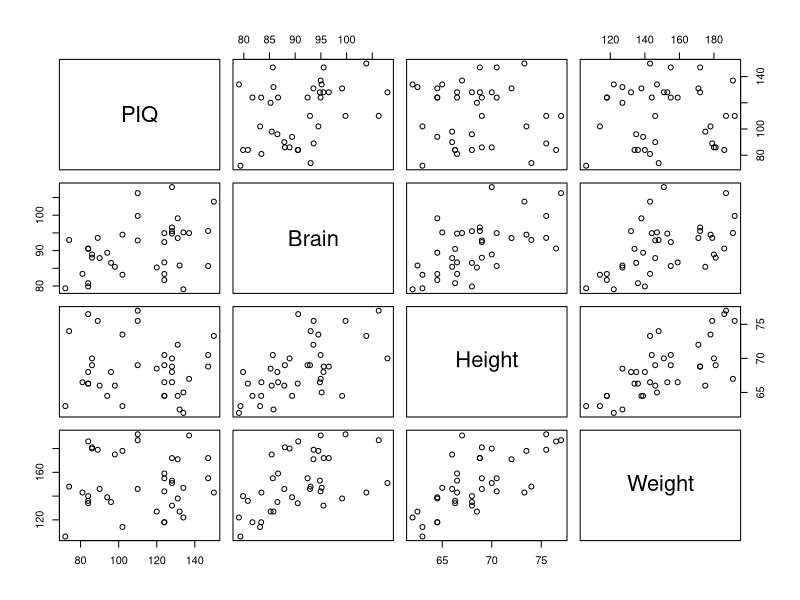
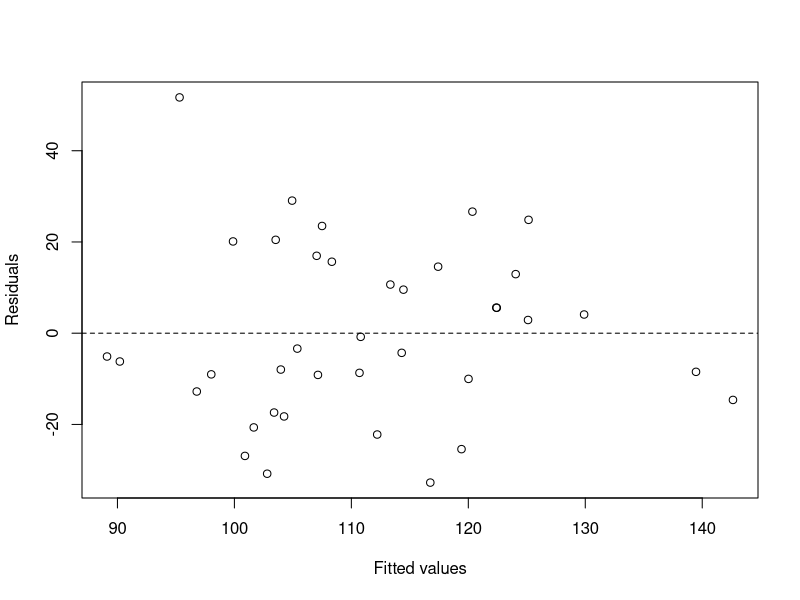
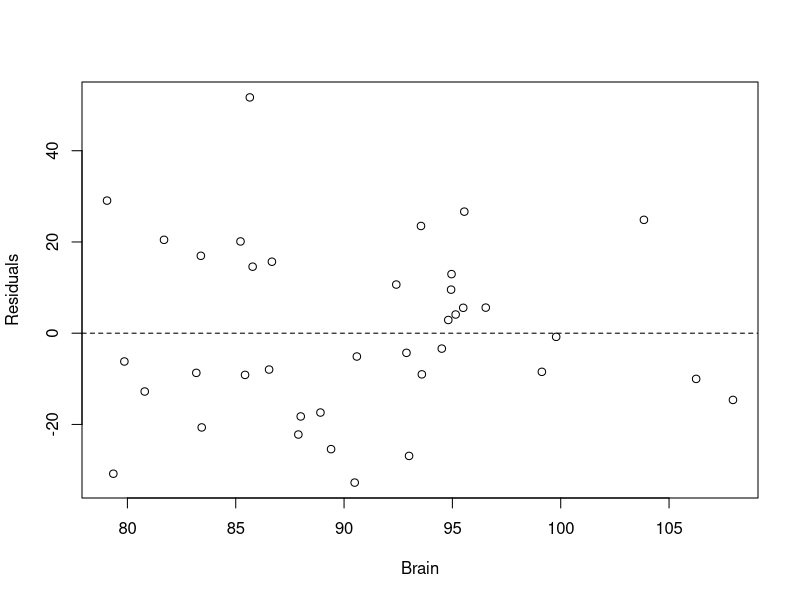
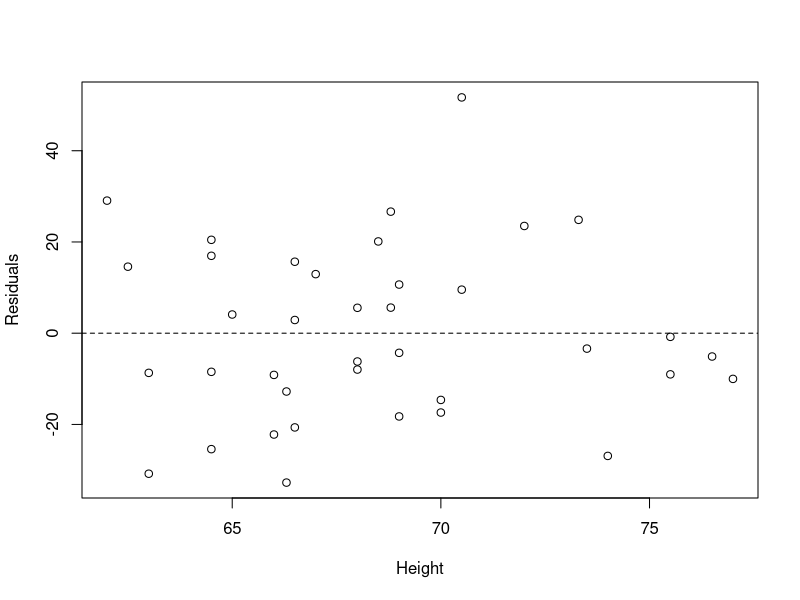
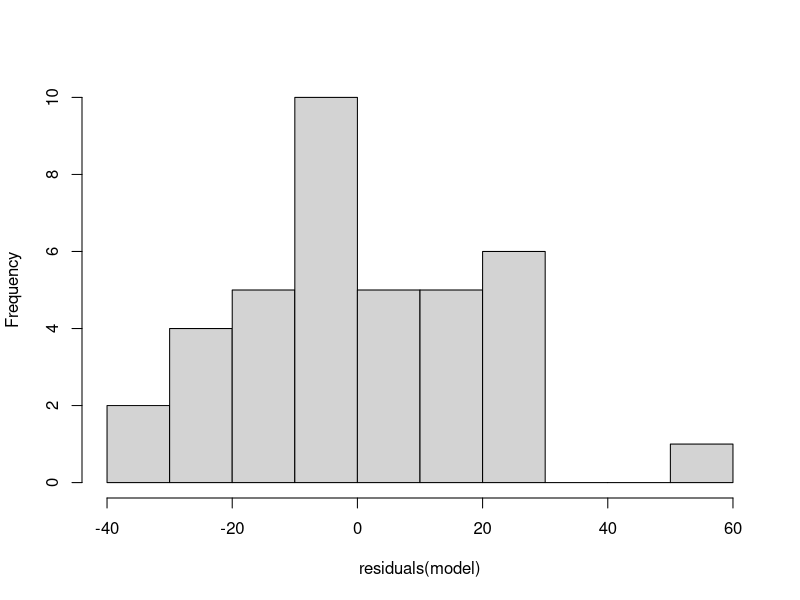
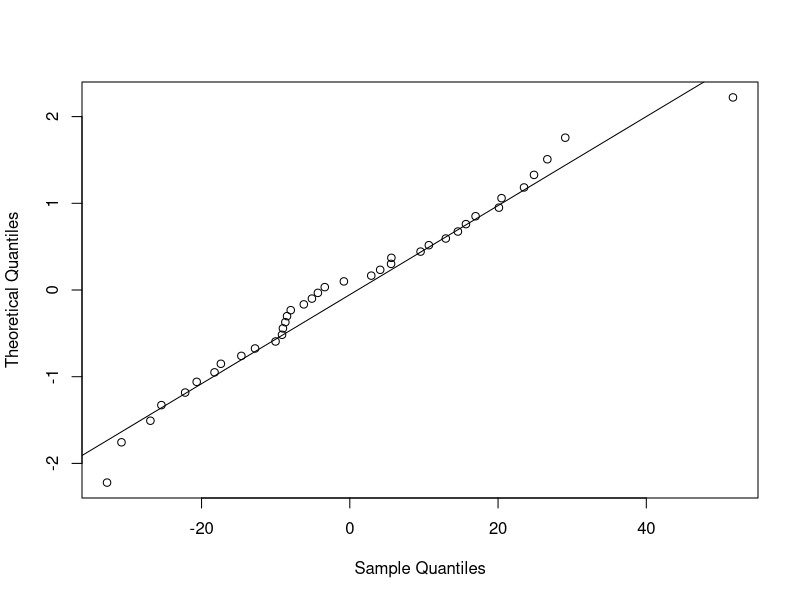
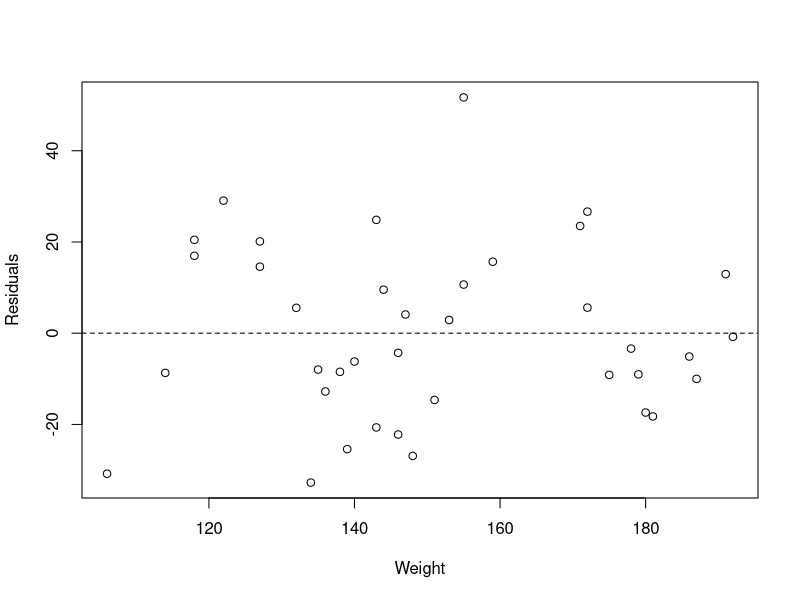
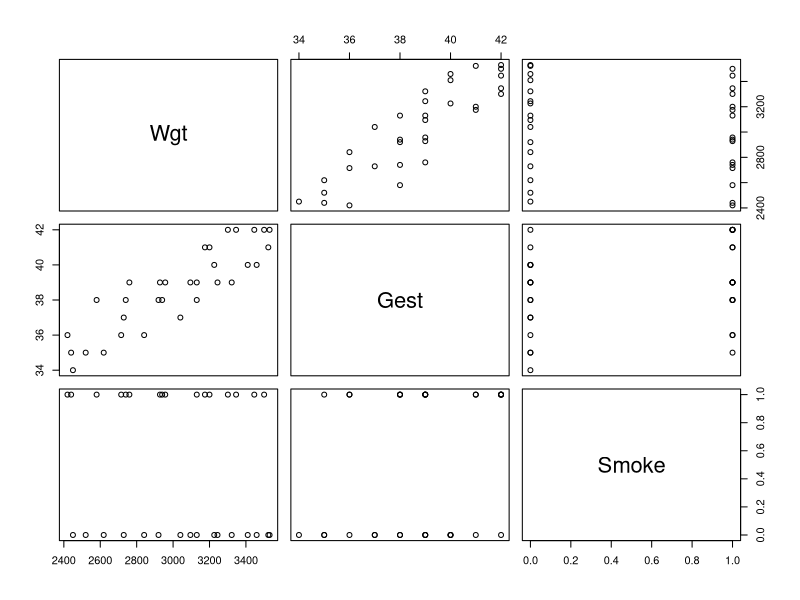

The R source for these figures, in order:
#MLR model1

iqsize <- read.table("iqsize.txt", header=T)
attach(iqsize)

pairs(cbind(PIQ, Brain, Height, Weight))

model <- lm(PIQ ~ Brain + Height + Weight)
summary(model)

anova(model) 


model <- lm(PIQ ~ Brain + Height)

summary(model)

anova(model)

confint(model) #95% confidence

predict(model, interval="confidence", se.fit=T,
        newdata=data.frame(Brain=90, Height=70))

predict(model, interval="confidence", se.fit=T,
        newdata=data.frame(Brain=79, Height=62))

predict(model, interval="prediction",
        newdata=data.frame(Brain=90, Height=70))

plot(x=fitted(model), y=residuals(model),
     xlab="Fitted values", ylab="Residuals",
     panel.last = abline(h=0, lty=2))

plot(x=Brain, y=residuals(model),
     ylab="Residuals",
     panel.last = abline(h=0, lty=2))

plot(x=Height, y=residuals(model),
     ylab="Residuals",
     panel.last = abline(h=0, lty=2))

hist(residuals(model), main="")

qqnorm(residuals(model), main="", datax=TRUE)
qqline(residuals(model), datax=TRUE)

plot(x=Weight, y=residuals(model),
     ylab="Residuals",
     panel.last = abline(h=0, lty=2))

detach(iqsize)

#MLR with Categorical Predictors
#Additive effect

birthsmokers <- read.table("birthsmokers.txt", header=T)
attach(birthsmokers)

pairs(cbind(Wgt, Gest, Smoke))

model <- lm(Wgt ~ Gest + Smoke)

plot(x=Gest, y=Wgt, ylim=c(2300, 3700), 
     col=ifelse(Smoke=="yes", "red", "blue"),
     panel.last = c(lines(sort(Gest[Smoke=="no"]),
                          fitted(model)[Smoke=="no"][order(Gest[Smoke=="no"])],
                          col="blue"),
                    lines(sort(Gest[Smoke=="yes"]),
                          fitted(model)[Smoke=="yes"][order(Gest[Smoke=="yes"])],
                          col="red")))

summary(model)

confint(model)


predict(model, interval="confidence",
        newdata=data.frame(Gest=c(38, 38), Smoke=c(1, 0)))


model.0 <- lm(Wgt ~ Gest, subset=Smoke==0)
summary(model.0)

predict(model.0, interval="confidence",
        newdata=data.frame(Gest=38))

model.1 <- lm(Wgt ~ Gest, subset=Smoke==1)
summary(model.1)

predict(model.1, interval="confidence",
        newdata=data.frame(Gest=38))

Smoke2 <- ifelse(Smoke=="yes", 1, -1)
model.3 <- lm(Wgt ~ Gest + Smoke2)
summary(model.3)

detach(birthsmokers)

#MLR with Categorical Predictors
#Interaction Effect
depression <- read.table("depression.txt", header=T)
attach(depression)

plot(x=age, y=y)
legend("topleft", col=1:3, pch=1,
       inset=0.02, x.intersp = 1.5, y.intersp = 1.8,
       legend=c("Trt A", "Trt B", "Trt C"))

age.x2 <- age*x2
age.x3 <- age*x3

model.1 <- lm(y ~ age + x2 + x3 + age.x2 + age.x3)
summary(model.1)

plot(x=age, y=y, ylim=c(20, 80), col=as.numeric(TRT),
     panel.last = c(lines(sort(age[TRT=="A"]),
                          fitted(model.1)[TRT=="A"][order(age[TRT=="A"])],
                          col=1),
                    lines(sort(age[TRT=="B"]),
                          fitted(model.1)[TRT=="B"][order(age[TRT=="B"])],
                          col=2),
                    lines(sort(age[TRT=="C"]),
                          fitted(model.1)[TRT=="C"][order(age[TRT=="C"])],
                          col=3)))
legend("topleft", col=1:3, pch=1, lty=1,
       inset=0.02, x.intersp = 1.5, y.intersp = 1.8,
       legend=c("Trt A", "Trt B", "Trt C"))

plot(x=fitted(model.1), y=rstudent(model.1),
     panel.last = abline(h=0, lty=2))

qqnorm(residuals(model.1), main="", datax=TRUE)
qqline(residuals(model.1), datax=TRUE)

anova(model.1)

model.2 <- lm(y ~ age)
anova(model.2, model.1)

model.3 <- lm(y ~ age + x2 + x3)
anova(model.3, model.1)

detach(depression)

#Data Transformation -- Natural Logarithm
wordrecall <- read.table("wordrecall.txt", header=T)
attach(wordrecall)

model.1 <- lm(prop ~ time)
summary(model.1)

plot(x=time, y=prop, ylim=c(-0.1, 0.9),
     panel.last = lines(sort(time), fitted(model.1)[order(time)]))

plot(x=fitted(model.1), y=residuals(model.1),
     panel.last = abline(h=0, lty=2))

qqnorm(residuals(model.1), main="", datax=TRUE)
qqline(residuals(model.1), datax=TRUE)

lntime <- log(time)

model.2 <- lm(prop ~ lntime)
summary(model.2)

plot(x=lntime, y=prop,
     panel.last = lines(sort(lntime), fitted(model.2)[order(lntime)]))

plot(x=fitted(model.2), y=residuals(model.2),
     panel.last = abline(h=0, lty=2))

qqnorm(residuals(model.2), main="", datax=TRUE)
qqline(residuals(model.2), datax=TRUE)

prop1.25 <- prop^-1.25

model.3 <- lm(prop1.25 ~ time)
summary(model.3)

plot(x=time, y=prop1.25,
     panel.last = lines(sort(time), fitted(model.3)[order(time)]))

plot(x=fitted(model.3), y=residuals(model.3),
     panel.last = abline(h=0, lty=2))

qqnorm(residuals(model.3), main="", datax=TRUE)
qqline(residuals(model.3), datax=TRUE)

predict(model.2, interval="prediction",
        newdata=data.frame(lntime=log(1000)))

confint(model.2)[2,]*log(10) # 95% CI for 10-fold increase in time


detach(wordrecall)

#Stepwise Regression
cement <- read.table("cement.txt", header=T)
#cement<-cement[complete.cases(cement),]
attach(cement)

pairs(cement)

model.0 <- lm(y ~ 1)
add1(model.0, ~ x1 + x2 + x3 + x4, test="F")

model.4 <- lm(y ~ x4)
add1(model.4, ~ . + x1 + x2 + x3, test="F")

model.14 <- lm(y ~ x1 + x4)
drop1(model.14, ~ ., test="F")

add1(model.14, ~ . + x2 + x3, test="F")

model.124 <- lm(y ~ x1 + x2 + x4)
drop1(model.124, ~ ., test="F") 

model.12 <- lm(y ~ x1 + x2)
add1(model.12, ~ . + x3 + x4, test="F")

summary(model.12)

detach(cement)

#Best Subsets Regression
cement <- read.table("cement.txt", header=T)
attach(cement)

library(leaps)

subset <- regsubsets(y ~ x1 + x2 + x3 + x4, method="exhaustive", nbest=2, data=cement)
cbind(summary(subset)$outmat, round(summary(subset)$adjr2, 3), round(summary(subset)$cp, 1))


model.1234 <- lm(y ~ x1 + x2 + x3 + x4)
model.12 <- lm(y ~ x1 + x2)

SSE.k <- sum(residuals(model.12)^2) # SSE_k = 57.90448
MSE.all <- summary(model.1234)$sigma^2 # MSE_all = 5.982955
params <- summary(model.12)$df[1] # k+1 = 3
n <- sum(summary(model.1234)$df[1:2]) # n = 13
SSE.k/MSE.all + 2*params - n # Cp = 2.678242

model.14 <- lm(y ~ x1 + x4)

SSE.k <- sum(residuals(model.14)^2) # SSE_k = 74.76211
params <- summary(model.14)$df[1] # k+1 = 3
SSE.k/MSE.all + 2*params - n # Cp = 5.495851

model.124 <- lm(y ~ x1 + x2 + x4)
library(car)
vif(model.124)

model.123 <- lm(y ~ x1 + x2 + x3)
vif(model.123)

summary(model.12)

vif(model.12)

plot(x=fitted(model.12), y=rstandard(model.12),
     panel.last = abline(h=0, lty=2))

qqnorm(rstandard(model.12), main="", datax=TRUE)
qqline(rstandard(model.12), datax=TRUE)

detach(cement)
